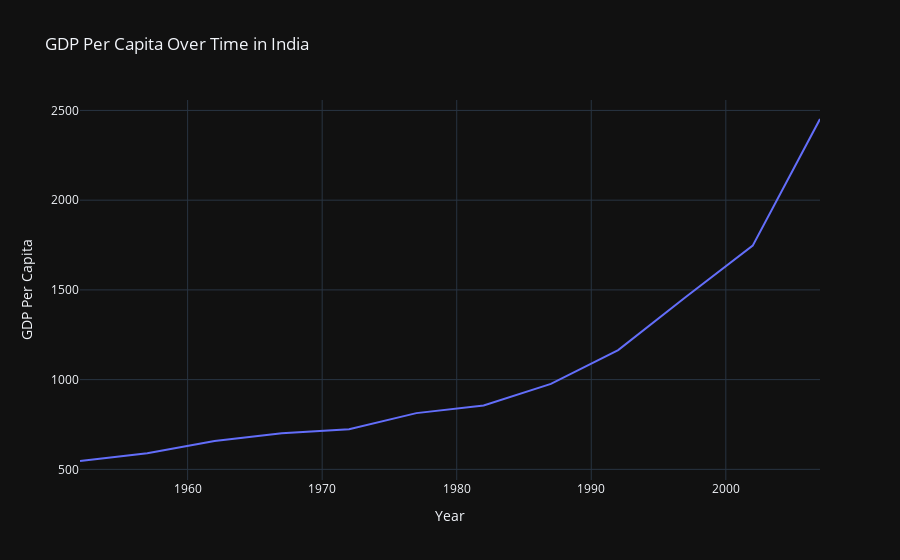

Write notebook code for a chart like this one.
### Markdown cell above
#### Creating Interactive Line Plot:

### Code cell
import plotly.express as px
import plotly.io as pio

# Example data
data = px.data.gapminder().query("country == 'India'")

# Creating an interactive line plot
fig = px.line(data, x='year', y='gdpPercap', title='GDP Per Capita Over Time in India')

# Customizing interactive features
fig.update_layout(
    xaxis=dict(title='Year'),
    yaxis=dict(title='GDP Per Capita'),
    hovermode='closest',  # Display closest data point on hover
    template='plotly_dark'  # Dark theme for better visualization
)

# Show the plot
pio.show(fig)

### Figure 1 — Plotly figure (JSON) as saved in the notebook; plotly's stock layout.template omitted (floating-point values rounded to 4 significant figures)
{"data": [{"hovertemplate": "year=%{x}<br>gdpPercap=%{y}<extra></extra>", "legendgroup": "", "line": {"color": "#636efa", "dash": "solid"}, "marker": {"symbol": "circle"}, "mode": "lines", "name": "", "orientation": "v", "showlegend": false, "x": [1952, 1957, 1962, 1967, 1972, 1977, 1982, 1987, 1992, 1997, 2002, 2007], "xaxis": "x", "y": [546.6, 590.1, 658.3, 700.8, 724.0, 813.3, 855.7, 976.5, 1164.0, 1459.0, 1747.0, 2452.0], "yaxis": "y", "type": "scatter"}], "layout": {"xaxis": {"anchor": "y", "domain": [0, 1], "title": {"text": "Year"}}, "yaxis": {"anchor": "x", "domain": [0, 1], "title": {"text": "GDP Per Capita"}}, "legend": {"tracegroupgap": 0}, "title": {"text": "GDP Per Capita Over Time in India"}, "hovermode": "closest"}}
